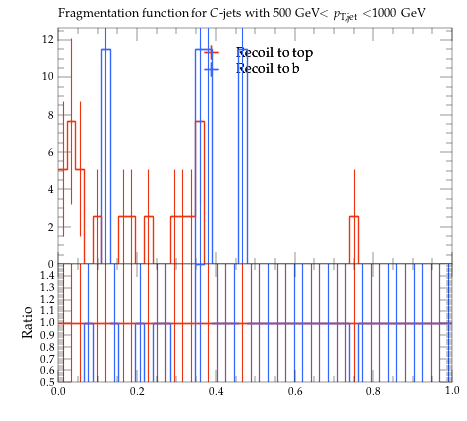

Reproduce this figure in Python.
#! /usr/bin/env python

# This Python script was auto-generated using YODA v2.0.2.
# Analysis object: /MC_HFDECAYS/high_pT_frag_C_jet
# Timestamp: 31-07-2026 (13:13:53)

import matplotlib as mpl
import matplotlib.pyplot as plt
mpl.use('Agg') # comment out for interactive use
import os
import numpy as np

plotDir = os.path.split(os.path.realpath(__file__))[0]
if 'YODA_USER_PLOT_PATH' in globals():
    plot_outdir = globals()['YODA_USER_PLOT_PATH']
else:
    plot_outdir = plotDir

#plot style
plt.style.use(os.path.join(plotDir, '../default.mplstyle'))
# plot metadata
figW, figH = plt.rcParams['figure.figsize']
ax_xLabel = r''
ax_yLabel = r''
ax_title  = r'Fragmentation function for $C$-jets with 500 GeV$<p_\mathrm{T,jet}<$1000 GeV'
ax_xScale = 'linear'
ax_yScale = 'linear'
xLims = (0.0, 1.0)
yLims = (0.0, 12.65)

# TeX-friendly labels for the legend
labels = {
    'legend' : ([ r"Recoil to top", r"Recoil to b" ], r""),
}

# Adjust canvas width and height
canvasW = 10.0
canvasH = 9.0
figW *= canvasW/10.
figH *= canvasH/9.

# Create figure and axis objects
fig, (ax, ratio0_ax) = plt.subplots(2, 1, sharex=True,
                  figsize=(figW,figH), gridspec_kw={'height_ratios': (6.0, 3.0)})

# Set figure margins
plt.subplots_adjust(
    left   = 1.0 * plt.rcParams['figure.subplot.left'],
    right  = 1.0 * plt.rcParams['figure.subplot.right'],
    top    = 1.0 * plt.rcParams['figure.subplot.top'],
    bottom = 1.0 * plt.rcParams['figure.subplot.bottom'])

ratio0_ax.yaxis.set_major_locator(mpl.ticker.MultipleLocator(0.1))
ratio0_ax.set_ylim(0.5, 1.4999)
ratio0_ax.set_ylabel('Ratio')

# the numerical data is stored in a separate file
dataf = dict()
prefix = os.path.split(__file__)[0]
if prefix:    prefix = prefix + '/'
exec(open(prefix+'high_pT_frag_C_jet__data.py').read(), dataf)


legend_handles = dict() # keep track of handles for the legend

# style options for curves
# starts at zorder>=5 to draw curve on top of legend
styles = {
  'recoil_t': {
    'color' : '#EE3311',
    'linestyle' : '-',
    'linewidth' : 1,
    'marker' : 'none',
    'markersize' : 2,
    'capsize' : 0.0,
    'zorder' : 5,
    'histstyle' : 1,
    'drawstyle' : 'steps-pre',
    'xerrorbars' : 1,
    'yerrorbars' : 1,
    'fillcolor' : None,
    'fillopacity' : 1.0,
    'ratio0_linestyle' : '-',
    'ratio0_linewidth' : 1,
    'ratio0_marker' : 'none',
    'ratio0_markersize' : 2,
    'ratio0_capsize' : 0.0,
    'ratio0_zorder' : 5,
    'ratio0_histstyle' : 1,
    'ratio0_drawstyle' : 'steps-pre',
    'ratio0_xerrorbars' : 1,
    'ratio0_yerrorbars' : 1,
  },
  'recoil_b': {
    'color' : '#3366FF',
    'linestyle' : '-',
    'linewidth' : 1,
    'marker' : 'none',
    'markersize' : 2,
    'capsize' : 0.0,
    'zorder' : 6,
    'histstyle' : 1,
    'drawstyle' : 'steps-pre',
    'xerrorbars' : 1,
    'yerrorbars' : 1,
    'fillcolor' : None,
    'fillopacity' : 1.0,
    'ratio0_linestyle' : '-',
    'ratio0_linewidth' : 1,
    'ratio0_marker' : 'none',
    'ratio0_markersize' : 2,
    'ratio0_capsize' : 0.0,
    'ratio0_zorder' : 6,
    'ratio0_histstyle' : 1,
    'ratio0_drawstyle' : 'steps-pre',
    'ratio0_xerrorbars' : 1,
    'ratio0_yerrorbars' : 1,
  },
}

# curve from input yoda files in main panel
for label, yvals in dataf['yvals'].items():
    if all(np.isnan(v) for v in dataf['yvals'][label]):
        continue
    tmp = None
    if styles[label]['histstyle']: # draw as histogram
        xpos = dataf['xedges'][label] if styles[label]['drawstyle'] else dataf['xpoints'][label]
        ypos = np.insert(yvals, 0, yvals[0]) if styles[label]['drawstyle'] else yvals
        if styles[label]['fillcolor']: # fill area below curve
            ax.fill_between(xpos, ypos, step='pre',
                            color=styles[label]['fillcolor'],
                            alpha=styles[label]['fillopacity'])
        tmp, = ax.plot(xpos, ypos,
                       color=styles[label]['color'],
                       linestyle=styles[label]['linestyle'],
                       linewidth=styles[label]['linewidth'],
                       drawstyle=styles[label]['drawstyle'], solid_joinstyle='miter',
                       zorder=styles[label]['zorder'], label=label)
    tmp = ax.errorbar(dataf['xpoints'][label], yvals,
                      xerr=np.array(dataf['xerrs'][label])*styles[label]['xerrorbars'],
                      yerr=np.array(dataf['yerrs'][label])*styles[label]['yerrorbars'],
                      fmt=styles[label]['marker'], capsize=styles[label]['capsize'],
                      markersize=styles[label]['markersize'],
                      ecolor=styles[label]['color'],
                      color=styles[label]['color'], zorder=styles[label]['zorder'])
    tmp[-1][0].set_linestyle(styles[label]['linestyle'])
    tmp[-1][0].set_linewidth(styles[label]['linewidth'])
    if label in dataf['add_legend_handle']:  legend_handles[label] = tmp
    for varLabel in dataf['variation_yvals'].keys():
        if varLabel.startswith(label):
            tmp, = ax.plot(dataf['xedges'][label], dataf['variation_yvals'][varLabel],
                           color=styles[label]['color'],
                           linestyle=styles[label]['linestyle'],
                           linewidth=styles[label]['linewidth'],
                           drawstyle='steps-pre', solid_joinstyle='miter',
                           zorder=styles[label]['zorder'], alpha=0.5)


# plots on ratio panel
# curve from input yoda files in ratio panel
for label, yvals in dataf['ratio0_yvals'].items():
    if all(np.isnan(v) for v in yvals):
        continue
    if styles[label]['ratio0_histstyle']: # plot as histogram
        xpos = dataf['xedges']['recoil_t'] if styles[label]['ratio0_drawstyle'] else dataf['xpoints']['recoil_t']
        ypos = np.insert(yvals, 0, yvals[0]) if styles[label]['ratio0_drawstyle'] else yvals
        ratio0_ax.plot(xpos, ypos,
                       color=styles[label]['color'],
                       linewidth=styles[label]['linewidth'],
                       linestyle=styles[label]['ratio0_linestyle'],
                       drawstyle=styles[label]['ratio0_drawstyle'], zorder=styles[label]['zorder'],
                       solid_joinstyle='miter')
    tmp = ratio0_ax.errorbar(dataf['xpoints']['recoil_t'], yvals,
                             xerr=np.array(dataf['ref_xerrs'])*styles[label]['ratio0_xerrorbars'],
                             yerr=np.array(dataf['ratio0_yerrs'][label])*styles[label]['ratio0_yerrorbars'],
                             fmt=styles[label]['ratio0_marker'], capsize=styles[label]['ratio0_capsize'],
                             markersize=styles[label]['ratio0_markersize'],
                             ecolor=styles[label]['color'],
                             color=styles[label]['color'])
    tmp[-1][0].set_linestyle(styles[label]['ratio0_linestyle'])
    tmp[-1][0].set_linewidth(styles[label]['ratio0_linewidth'])

    for varlabel in dataf['ratio0_variation_vals'].keys():
        if varlabel.startswith(label):
            ratio0_ax.plot(dataf['xedges']['recoil_t'],
                            dataf['ratio0_variation_vals'][varlabel],
                            color=styles[label]['color'],
                            linestyle=styles[label]['linestyle'],
                            linewidth=styles[label]['linewidth'],
                            drawstyle='steps-pre', solid_joinstyle='miter',
                            zorder=1, alpha=0.5)

legend_items = list(legend_handles.values())
ax.add_artist(ax.legend(legend_items,
                        labels['legend'][0],
                        title=labels['legend'][1],
                        alignment='left',
                        loc='upper center',
                        bbox_to_anchor=(0.5, 0.97)))

# set plot metadata as defined above
ratio0_ax.set_xlabel(ax_xLabel)
ratio0_ax.xaxis.set_label_coords(1., -0.15)
ax.set_ylabel(ax_yLabel, ha='right', va='top')
ax.yaxis.set_label_coords(-0.11, 1.0)
ax.set_title(ax_title, loc='left')
ax.set_xscale(ax_xScale)
ax.set_yscale(ax_yScale)
ax.set_xlim(xLims)
ax.set_ylim(yLims)

# tick formatting
plt.rcParams['xtick.top'] = True
plt.rcParams['ytick.right'] = True
fig.align_ylabels((ax, ratio0_ax))
plt.savefig(os.path.join(plot_outdir, 'high_pT_frag_C_jet.pdf'), format='PDF')
plt.savefig(os.path.join(plot_outdir, 'high_pT_frag_C_jet.png'), format='PNG')

plt.close(fig)
